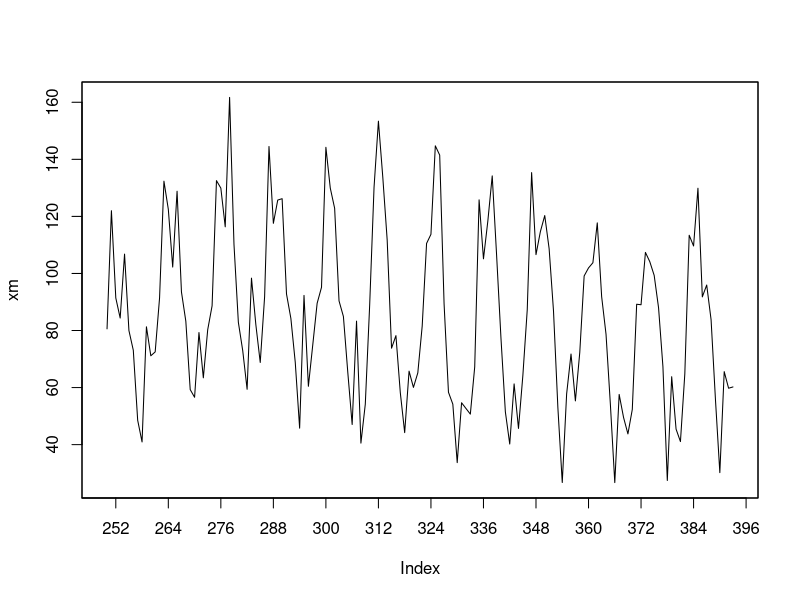
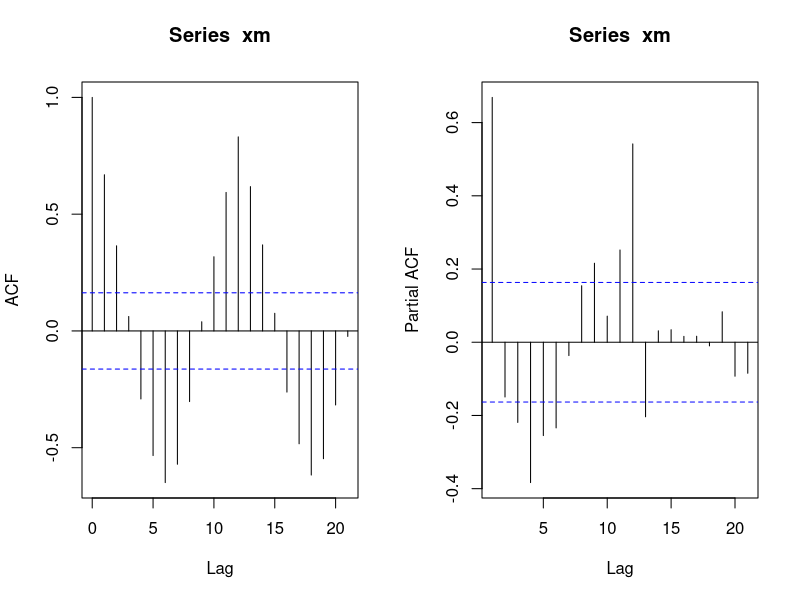
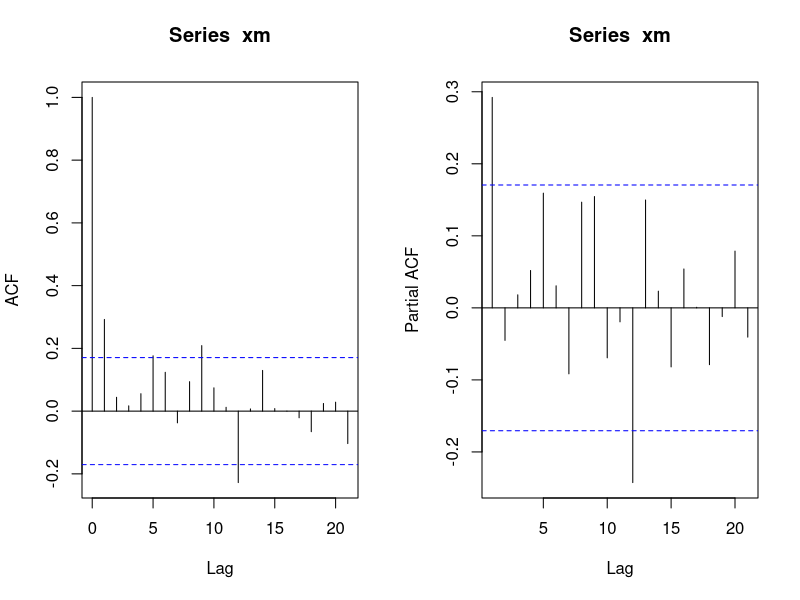
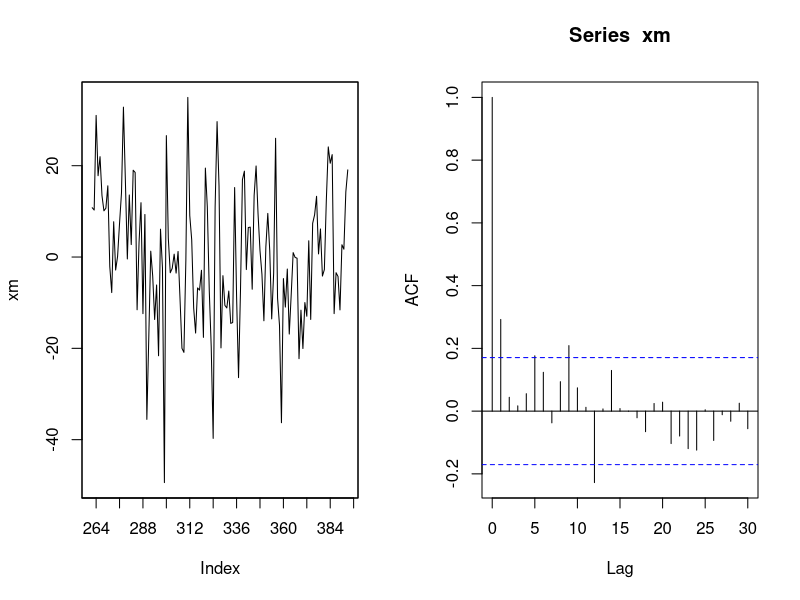
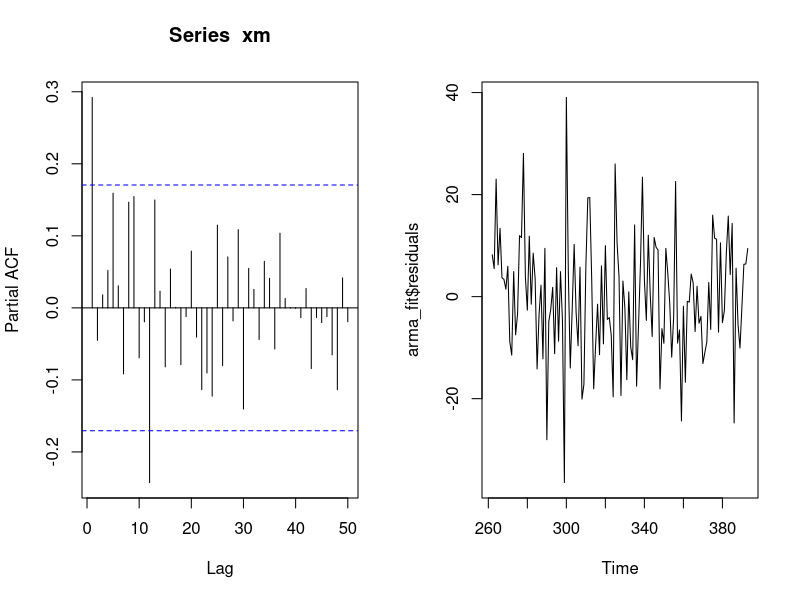
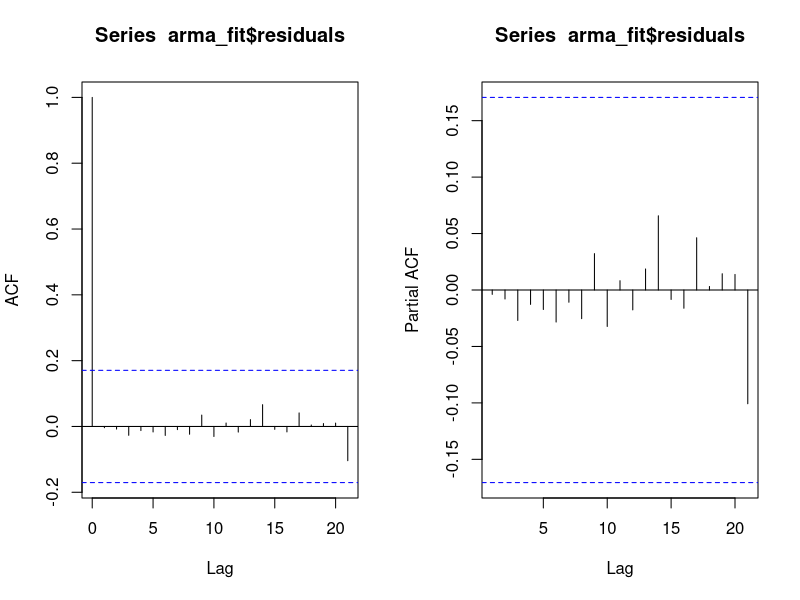
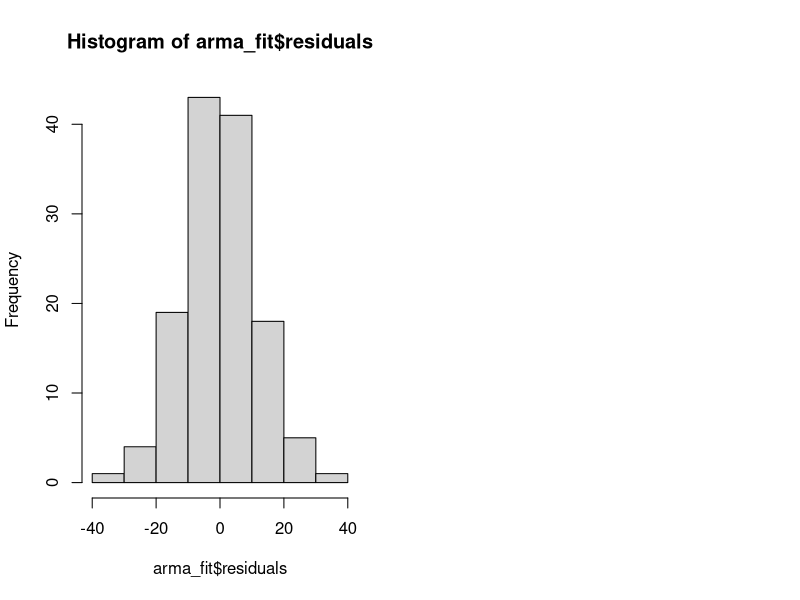
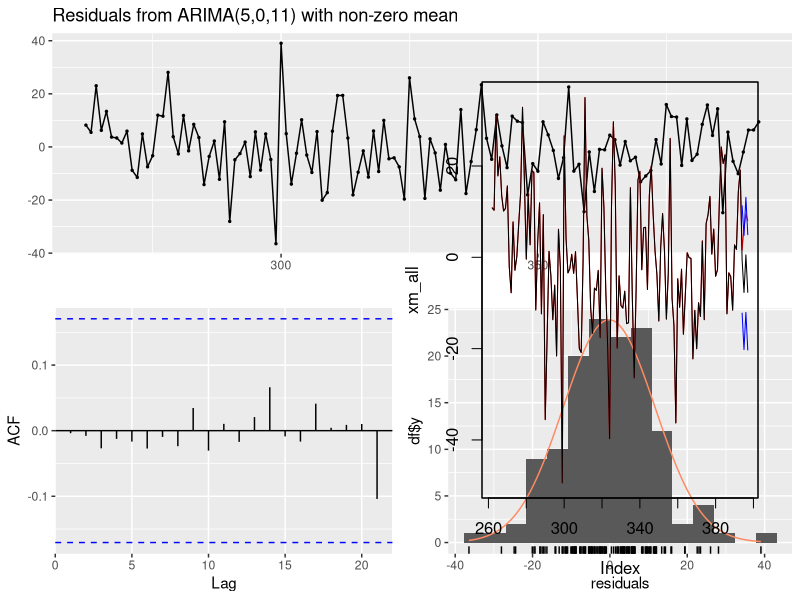

Recreate these plots in R, in order.
require(zoo)
require(tseries)
library(dplyr)

#base de données
data <- read.csv('valeurs_mensuelles_pesticides.csv', sep=";")
data <- data[2]

data <- as.data.frame(data[-(1:3),])#on enlève les premières lignes qui ne sont pas des données
indice <- as.data.frame(as.numeric(unlist(data)))

xm.source <- zoo(indice[[1]]) #convertit le premier element de data en serie temporelle de type "zoo"
T <- length(xm.source)
test <- tail(xm.source, n=4) #pour comparer nos prévisions avec les vraies données
xm <- xm.source[(250):(T-4)] #pour le modèle

plot(xm, xaxt="n") #plot des données
axis(side=1,at=seq(0,400,12)) #pour mettre l'axe x

par(mfrow=c(1,2))
acf(xm)
pacf(xm) #saisonnalité apparente : saisonnalité de 12 donc annuelle, avec été et hiver différenciés (corr pos et neg)
dev.off()

pp.test(xm) #test de philippe perron, on rejette à 1% l'hypothèse que la série n'est pas stationnaire


#on enlève la saisonnalité apparente
xm <- diff(xm, lag = 12)
par(mfrow=c(1,2))
acf(xm)
pacf(xm) #la saisonnalité a bien disparu sauf sur la pacf


#on retire la moyenne de xm
xm <- xm - mean(xm)
plot(xm, xaxt="n")
axis(side=1,at=seq(0,400,12))
acf(xm, lag = 30) #q peut aller jusqu'à 12??? ou bien on dit qu'on s'arrête en gros à 3?
pacf(xm, lag = 50) #p= 26 ?  ou pareil on s'arrête vers 4-5 : pb à 12 aussi gros pic

pmax = 12
qmax = 11

#modèle
#tous les modèles
selection_print <- function(pmax, qmax){
  res_aic <- matrix(nrow=pmax, ncol=qmax)
  for (p in 0:pmax){
    for (q in 0:qmax){
      model <- arima(xm, c(p,0, q))
      res_aic[p,q] <- model$aic
      print(c(p,q))
    }}
  return(res_aic)
}

selec <- selection_print(pmax,qmax)
which(selec == min(selec),  arr.ind=TRUE)

p = 5
q = 11

arma_fit <- arima(xm, c(5,0,11))
arma_fit

#résidus
plot(arma_fit$residuals)
acf(arma_fit$residuals)
pacf(arma_fit$residuals)

hist(arma_fit$residuals)
library(forecast)
checkresiduals(arma_fit)

#Q test
#test
Qtests <- function(series, k, fitdf=0) {
  pvals <- apply(matrix(1:k), 1, FUN=function(l) {
    pval <- if (l<=fitdf) NA else Box.test(series, lag=l, type="Ljung-Box", fitdf=fitdf)$p.value
    return(c("lag"=l,"pval"=pval))
  })
  return(t(pvals))
}
Qtests(arma_fit$residuals, 24, 5) #tests de LB pour les ordres 1 a 24
#on rejette le fait que les résidus soient corrélés 

signif <- function(estim){ #fonction de test des significations individuelles des coefficients
  coef <- estim$coef
  se <- sqrt(diag(estim$var.coef))
  t <- coef/se
  pval <- (1-pnorm(abs(t)))*2
  return(rbind(coef,se,pval))
}

signific <- as.data.frame(signif(arma_fit))

#prévision
model_pred <- predict(arma_fit, n.ahead=4)

serie_pred <- zoo(c(xm, model_pred$pred))

xm_all <- xm.source[250:T] - mean(xm.source[250:(T-4)])
xm_all <- diff(xm_all, lag = 12)
plot(xm_all, col = 'red')
lines(serie_pred, col = 'black')

#intervalle de confiance juste pour voir à modif 
IC95_sup <- zoo(model_pred$pred + 1.96*model_pred$se/2)
IC95_low <- zoo(model_pred$pred - 1.96*model_pred$se/2)

lines(IC95_sup, col = 'blue')
lines(IC95_low, col = 'blue')

#calcul rmse  
rmse <- sqrt(sum((model_pred$pred - tail(xm_all, n=4))**2)/4)
